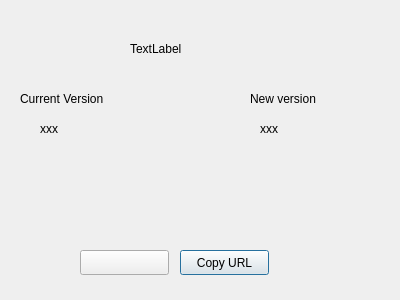
<?xml version="1.0" encoding="UTF-8"?>
<ui version="4.0">
 <class>ShowMessageUpdate</class>
 <widget class="QDialog" name="ShowMessageUpdate">
  <property name="geometry">
   <rect>
    <x>0</x>
    <y>0</y>
    <width>400</width>
    <height>300</height>
   </rect>
  </property>
  <property name="windowTitle">
   <string>Update</string>
  </property>
  <widget class="QLabel" name="label">
   <property name="geometry">
    <rect>
     <x>130</x>
     <y>40</y>
     <width>67</width>
     <height>17</height>
    </rect>
   </property>
   <property name="text">
    <string>TextLabel</string>
   </property>
  </widget>
  <widget class="QPushButton" name="button_copy_url">
   <property name="geometry">
    <rect>
     <x>180</x>
     <y>250</y>
     <width>89</width>
     <height>25</height>
    </rect>
   </property>
   <property name="text">
    <string>Copy URL</string>
   </property>
  </widget>
  <widget class="QPushButton" name="pushButton_2">
   <property name="geometry">
    <rect>
     <x>80</x>
     <y>250</y>
     <width>89</width>
     <height>25</height>
    </rect>
   </property>
   <property name="text">
    <string/>
   </property>
  </widget>
  <widget class="QLabel" name="label_curr_ver">
   <property name="geometry">
    <rect>
     <x>20</x>
     <y>90</y>
     <width>131</width>
     <height>17</height>
    </rect>
   </property>
   <property name="text">
    <string>Current Version</string>
   </property>
  </widget>
  <widget class="QLabel" name="label_curr_ver_val">
   <property name="geometry">
    <rect>
     <x>40</x>
     <y>120</y>
     <width>67</width>
     <height>17</height>
    </rect>
   </property>
   <property name="text">
    <string>xxx</string>
   </property>
  </widget>
  <widget class="QLabel" name="label_new_ver">
   <property name="geometry">
    <rect>
     <x>250</x>
     <y>90</y>
     <width>101</width>
     <height>17</height>
    </rect>
   </property>
   <property name="text">
    <string>New version</string>
   </property>
  </widget>
  <widget class="QLabel" name="label_new_ver_val">
   <property name="geometry">
    <rect>
     <x>260</x>
     <y>120</y>
     <width>67</width>
     <height>17</height>
    </rect>
   </property>
   <property name="text">
    <string>xxx</string>
   </property>
  </widget>
 </widget>
 <resources/>
 <connections/>
</ui>
